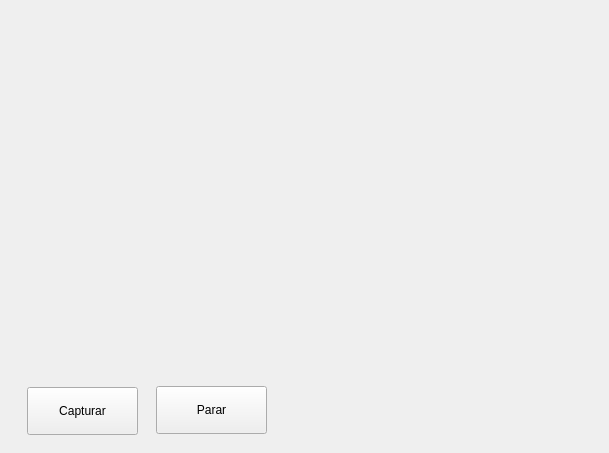
<?xml version="1.0" encoding="UTF-8"?>
<ui version="4.0">
 <class>MainWindow</class>
 <widget class="QMainWindow" name="MainWindow">
  <property name="geometry">
   <rect>
    <x>0</x>
    <y>0</y>
    <width>609</width>
    <height>453</height>
   </rect>
  </property>
  <property name="windowTitle">
   <string>MainWindow</string>
  </property>
  <widget class="QWidget" name="centralWidget">
   <widget class="QLabel" name="lblCapturar">
    <property name="geometry">
     <rect>
      <x>18</x>
      <y>17</y>
      <width>573</width>
      <height>349</height>
     </rect>
    </property>
    <property name="text">
     <string/>
    </property>
   </widget>
   <widget class="QPushButton" name="btnCapturar">
    <property name="geometry">
     <rect>
      <x>27</x>
      <y>387</y>
      <width>111</width>
      <height>48</height>
     </rect>
    </property>
    <property name="text">
     <string>Capturar</string>
    </property>
   </widget>
   <widget class="QPushButton" name="btnParar">
    <property name="geometry">
     <rect>
      <x>156</x>
      <y>386</y>
      <width>111</width>
      <height>48</height>
     </rect>
    </property>
    <property name="text">
     <string>Parar</string>
    </property>
   </widget>
  </widget>
 </widget>
 <layoutdefault spacing="6" margin="11"/>
 <resources/>
 <connections/>
</ui>
